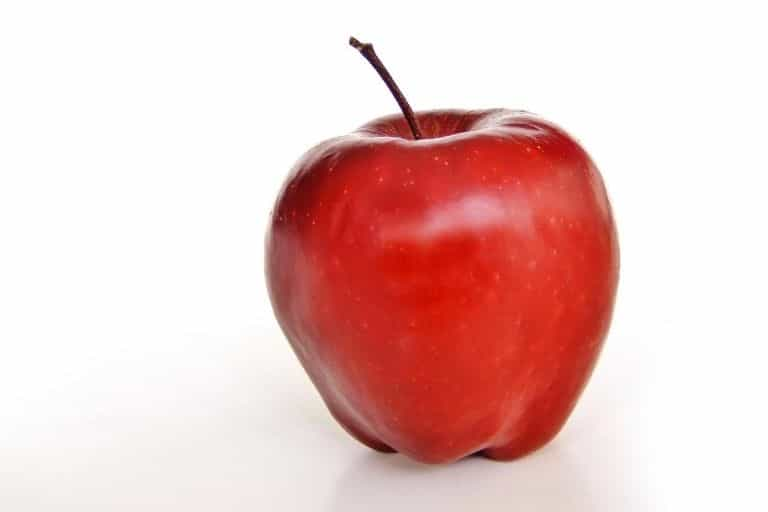
#> input picture 알짜배기 예제로 배우는 OpenCV/Chapter_3/apple.png, 768 x 512 px
$ python code_3-8.py
#> lines starting #> are read from the running program, lines starting #| are printed output that depends on the picture
import cv2 as cv
import numpy as np

img_color = cv.imread("apple.png", cv.IMREAD_COLOR)
#> img_color is the input picture: shape (512, 768, 3); mean B, G, R 195.9, 198.5, 234.7

# 이미지의 높이와 너비를 가져옵니다.
height, width = img_color.shape[:2]
#> height = 512; width = 768

# 그레이 스케일 이미지를 저장할 넘파이 배열을 생성합니다.
img_gray = np.zeros((height, width), np.uint8)

# for 문을 돌면서 (x,y)에 있는 픽셀을 하나씩 접근합니다.
for y in range(0, height):
    for x in range(0, width):

        # 컬러 이미지의 (x,y)에 있는 픽셀의 b,g,r 채널을 읽습니다.
        b = img_color.item(y,x,0)
        g = img_color.item(y,x,1)
        r = img_color.item(y,x,2)

        # (x,y) 위치의 픽셀에 그레이 스케일값이 저장됩니다.
        # 평균값 사용하는 경우
        # gray = int((r + g + b) / 3.0)
        # BT.709에 명시된 비율 사용하는 경우
        gray = int(r*0.2126 + g*0.7152 + b*0.0722)

        img_gray.itemset(y,x,gray)
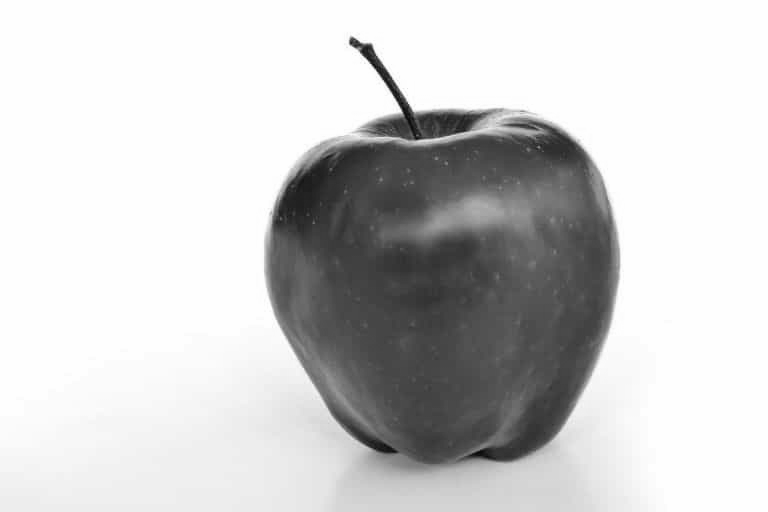
#> img_gray: shape (512, 768); min 4, max 254, mean 205.8

# 결과 이미지에 컬러를 표시하기 위해
# 컬러 이미지로 변환합니다.
img_result = cv.cvtColor(img_gray, cv.COLOR_GRAY2BGR)

# y범위가 150~200, x범위가 200~250인 영역의 픽셀을
# 초록색 픽셀로 변경합니다.
for y in range(150, 201):
    for x in range(200, 251):

        img_result.itemset(y, x, 0, 0)      #b
        img_result.itemset(y, x, 1, 255)    #g
        img_result.itemset(y, x, 2, 0)      #r
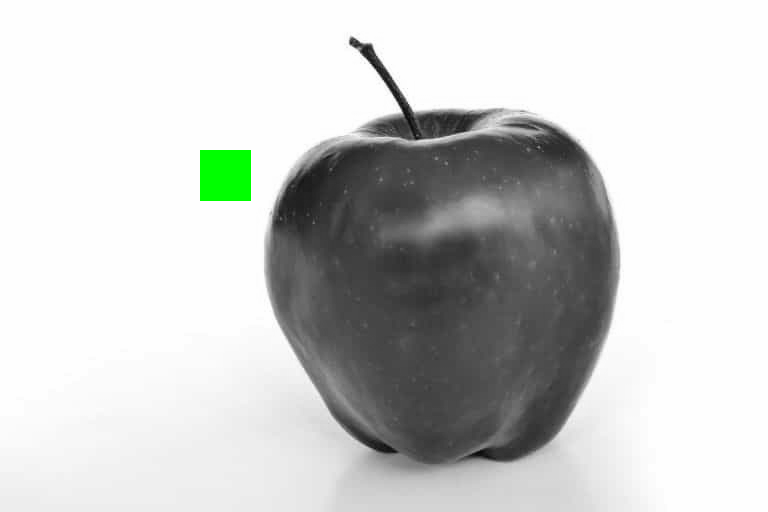
#> img_result: shape (512, 768, 3); mean B, G, R 204.1, 205.8, 204.1

cv.imshow('color', img_color)
cv.imshow('result', img_result)

cv.waitKey(0)

cv.destroyAllWindows()
